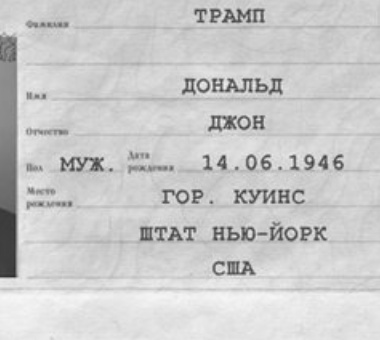
#> input picture task_3_color_normalization_example.jpg, 380 x 340 px; its folder holds only this picture in this run
$ python -i rupasportread.py   (imports and definitions only)   (older library calls are emulated)
#> lines starting #> are read from the running program, lines starting #| are printed output that depends on the picture; after the words box and inside, x2 and y2 are one past the last pixel; in counts of white or black regions, pixels touching at a corner belong together
import imutils
from imutils.contours import sort_contours
import numpy as np
import pytesseract
import sys
import cv2
import re


rus = ['А','Б','В','Г','Д','Е','Ё','Ж','З','И','Й','К','Л','М','Н','О','П','Р','С','Т','У','Ф','Х','Ц','Ч','Ш','Щ','Ъ','Ы','Ь','Э','Ю','Я']
eng = ['A','B','V','G','D','E','2','J','Z','I','Q','K','L','M','N','O','P','R','S','T','U','F','H','C','3','4','W','X','Y','9','6','7','8']


def resize(img):
#     загрузка изображения
#> called with img = 'task_3_color_normalization_example.jpg'
    img = cv2.imread(img)
#> img is the input picture: shape (340, 380, 3); min 46, max 247, mean 202.3
#     изменение размеров
    final_wide = 1200
    r = float(final_wide) / img.shape[1]
#> r = 3.16
    dim = (final_wide, int(img.shape[0] * r))
#> dim = (1200, 1073)
    img = cv2.resize(img, dim, interpolation = cv2.INTER_AREA)
#> img: shape (1073, 1200, 3)
#     фильтры ( оттенки серого, размытие по Гауссу, пороговая обработка)
    gray = cv2.cvtColor(img, cv2.COLOR_BGR2GRAY)
    blur = cv2.GaussianBlur(gray, (3,3), 0)
    thresh = cv2.threshold(blur, 0, 255, cv2.THRESH_BINARY+cv2.THRESH_OTSU)[1]
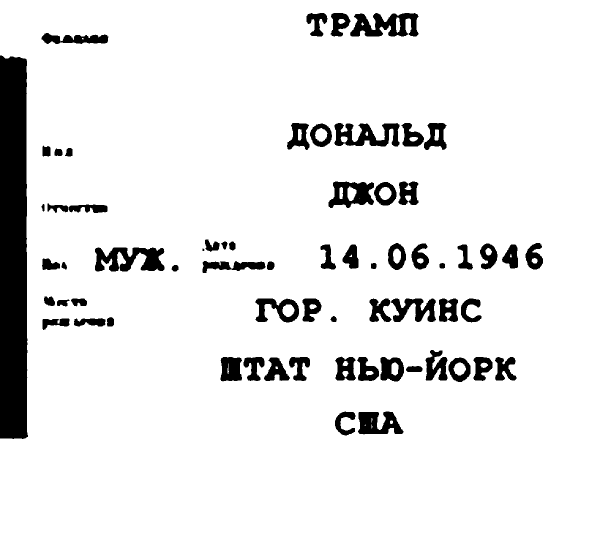
#> thresh: shape (1073, 1200) (shown at 1/2 size); 91.2% white; 66 black regions (1 under 20 px), largest, box (x1, y1, x2, y2) and area: (0, 111, 56, 878) 40894, (190, 495, 329, 543) 4358, (700, 26, 837, 73) 4104
    #thresh = cv2.threshold(gray, 0, 255, cv2.THRESH_BINARY_INV+cv2.THRESH_OTSU)[1]
    kernel = np.ones((7,7), np.uint8)
#     морфология изображения (открытие и закрытие изображения)
    morph = cv2.morphologyEx(thresh, cv2.MORPH_OPEN, kernel)
#> morph: shape (1073, 1200); 90.9% white; 42 black regions, largest, box (x1, y1, x2, y2) and area: (0, 111, 56, 878) 40903, (669, 246, 893, 300) 6598, (657, 363, 837, 416) 5827
    morph = cv2.morphologyEx(morph, cv2.MORPH_CLOSE, kernel)
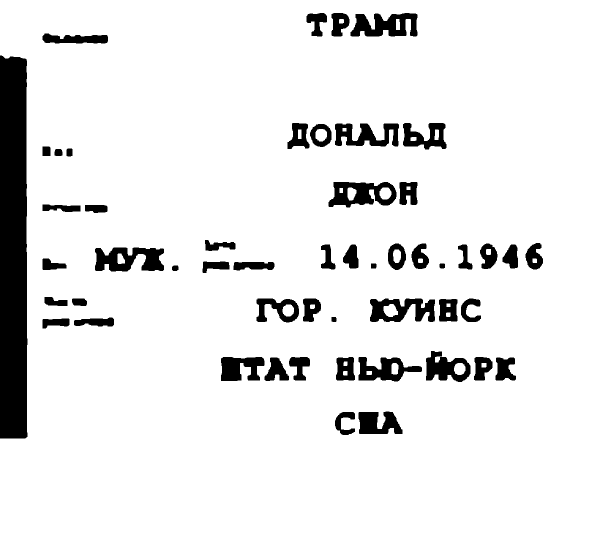
#> morph: shape (1073, 1200) (shown at 1/2 size); 91% white; 52 black regions
#     поиск контуров (извлечение внешних контуров, получение только 2х основных точек)
    contours = cv2.findContours(morph, cv2.RETR_EXTERNAL, cv2.CHAIN_APPROX_SIMPLE)
#> contours = 1 contour; box (x1, y1, x2, y2) and area: (0, 0, 1200, 1073) 1244399
    contours = contours[0] if len(contours) == 2 else contours[1]
    area_thresh = 0
    for c in contours:
        area = cv2.contourArea(c)
        if area > area_thresh:
            area_thresh = area
            big_contour = c
#> this loop made 1 pass
#> (area, area_thresh) on pass 1: (1244399, 1244399)
#> after the loop, area_thresh = 1244399; big_contour = contour of 62 points, box (x1, y1, x2, y2) (0, 0, 1200, 1073), area 1244399
    page = np.zeros_like(img)
#     отрисовка контуров
    cv2.drawContours(page, [big_contour], 0, (255,255,255), -1)
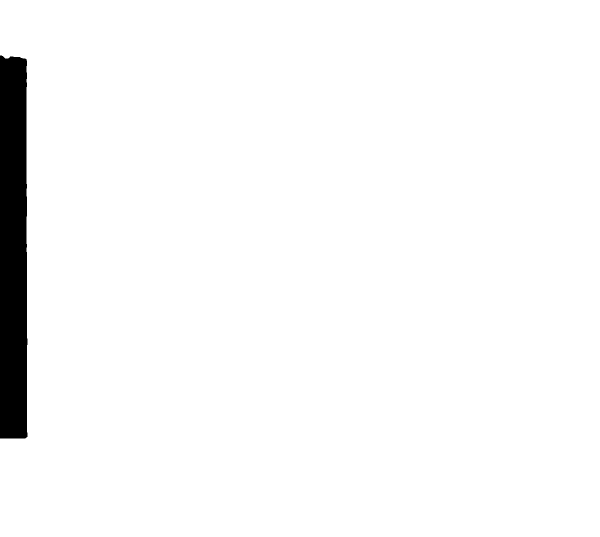
#> page: shape (1073, 1200, 3) (shown at 1/2 size); 96.8% white; 1 black region, box (x1, y1, x2, y2) and area: (0, 111, 55, 877) 40880
    peri = cv2.arcLength(big_contour, True)
#> peri = 4654.1
    corners = cv2.approxPolyDP(big_contour, 0.04 * peri, True)
#> corners = [[0, 0], [0, 1072], [1199, 1072], [1199, 0]]
    global polygon
    polygon = img.copy()
    cv2.polylines(polygon, [corners], True, (0,0,255), 1, cv2.LINE_AA)
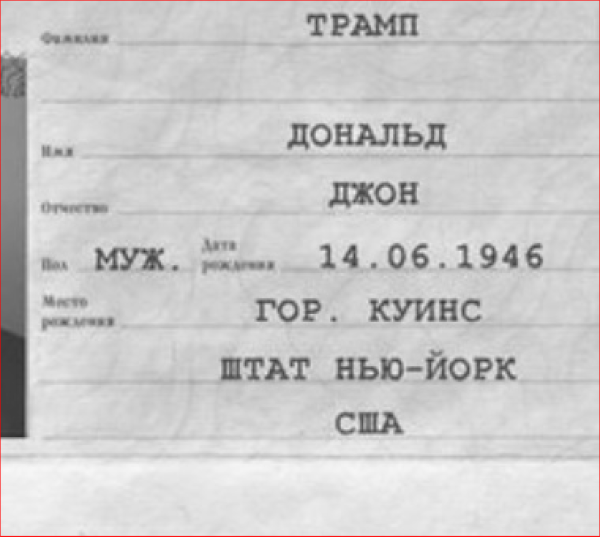
#> polygon: shape (1073, 1200, 3) (shown at 1/2 size); mean B, G, R 201.5, 201.5, 202.5
    yarr = list()
    xarr = list()
    nr = np.empty((0,2), dtype="int32")
    for a in corners:
        for b in a:
            nr = np.vstack([nr, b])
#> this loop made 4 passes
    for i in nr:
        yarr.append(i[0])
        xarr.append(i[1])
    x = min(yarr)
    pX = max(yarr)
    y = min(xarr)
    pY = max(xarr)
    global photo
    photo = img[y:pY, x:pX]
    cv2.waitKey(0)
    return photo


def pasp_read(photo):
    image = photo
    gray = cv2.cvtColor(image, cv2.COLOR_BGR2GRAY)
#> gray: shape (1072, 1199)
    (H, W) = gray.shape
#> H = 1072; W = 1199
    rectKernel = cv2.getStructuringElement(cv2.MORPH_RECT, (25, 7))
    sqKernel = cv2.getStructuringElement(cv2.MORPH_RECT, (21, 21))
    gray = cv2.GaussianBlur(gray, (3, 3), 0)
    blackhat = cv2.morphologyEx(gray, cv2.MORPH_BLACKHAT, rectKernel)
    grad = cv2.Sobel(blackhat, ddepth=cv2.CV_32F, dx=1, dy=0, ksize=-1)
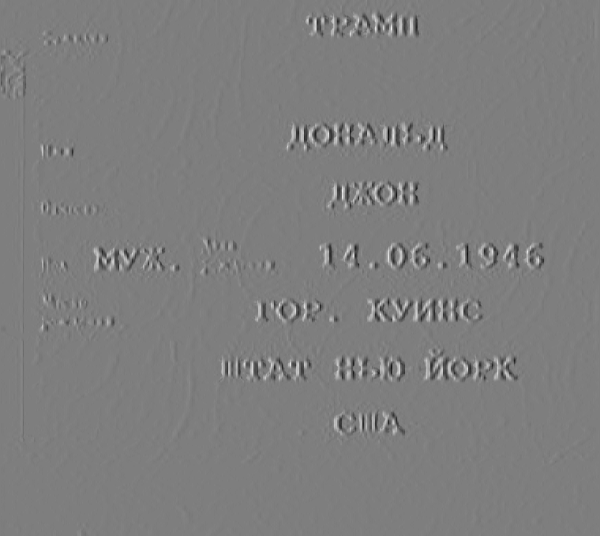
#> grad: shape (1072, 1199) float32 (shown at 1/2 size); min -999, max 1018, mean 0; drawn with min black and max white
    grad = np.absolute(grad)
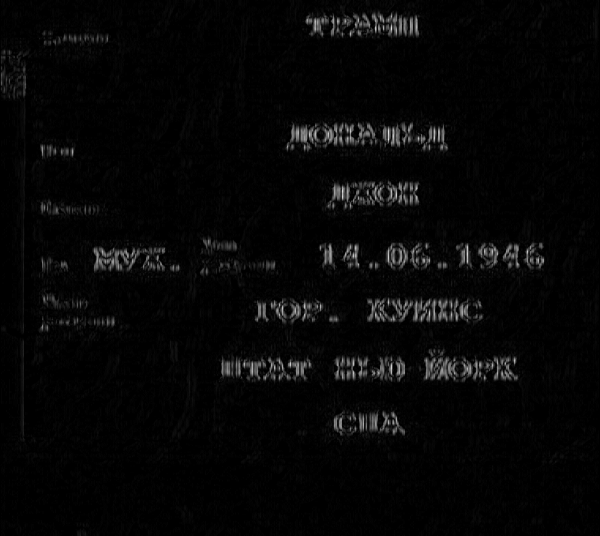
#> grad: shape (1072, 1199) float32 (shown at 1/2 size); min 0, max 1018, mean 26; drawn with min black and max white
    (minVal, maxVal) = (np.min(grad), np.max(grad))
#> minVal = 0; maxVal = 1018
    grad = (grad - minVal) / (maxVal - minVal)
    grad = (grad * 255).astype("uint8")
    grad = cv2.morphologyEx(grad, cv2.MORPH_CLOSE, rectKernel)
    thresh = cv2.threshold(grad, 0, 255, cv2.THRESH_BINARY | cv2.THRESH_OTSU)[1]
#> thresh: shape (1072, 1199); 6.9% white; 33 white regions (3 under 20 px), largest, box (x1, y1, x2, y2) and area: (573, 246, 895, 302) 12476, (735, 596, 964, 644) 9093, (612, 25, 838, 73) 7989
    thresh = cv2.morphologyEx(thresh, cv2.MORPH_CLOSE, sqKernel)
#> thresh: shape (1072, 1199); 7.2% white; 30 white regions (1 under 20 px), largest, box (x1, y1, x2, y2) and area: (573, 246, 895, 302) 12536, (735, 596, 964, 644) 9450, (612, 25, 838, 73) 8331
    thresh = cv2.erode(thresh, None, iterations=2)
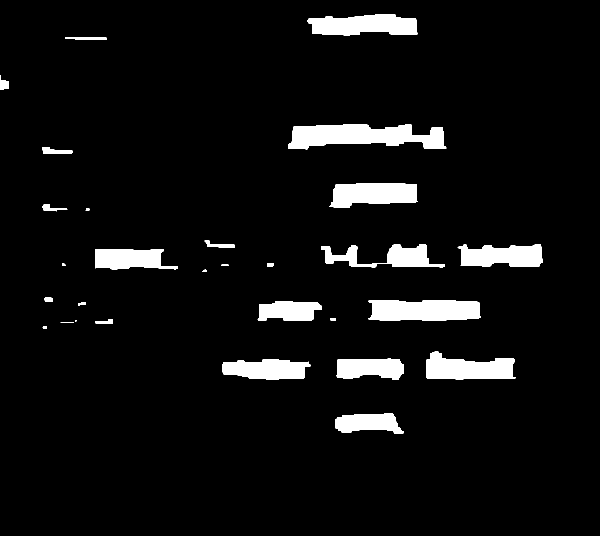
#> thresh: shape (1072, 1199) (shown at 1/2 size); 6% white; 29 white regions (1 under 20 px)
    cnts = cv2.findContours(thresh.copy(), cv2.RETR_EXTERNAL, cv2.CHAIN_APPROX_SIMPLE)
#> cnts = 29 contours, 3 with area under 20; largest, box (x1, y1, x2, y2) and area: (576, 249, 893, 299) 10466, (737, 600, 962, 642) 8044, (614, 29, 835, 71) 6940, (853, 703, 1032, 759) 6676, (658, 366, 835, 415) 6558
    cnts = imutils.grab_contours(cnts)
    cnts = sort_contours(cnts, method="bottom-to-top")[0]
    mrzBox = None
    for c in cnts:
        (x, y, w, h) = cv2.boundingRect(c)
        percentWidth = w / float(W)
        percentHeight = h / float(H)
        if percentWidth > 0.29 and percentHeight > 0.005:
            mrzBox = (x, y, w, h)
            break
#> this loop made 29 passes
#> (x, y, w, h, percentWidth, percentHeight) on passes 1, 2, 3, 4, 5, 6, 8, 9, 10, 11, 12, 13: (670, 826, 137, 41, 0.114, 0.0382), (445, 718, 176, 41, 0.147, 0.0382), (673, 717, 135, 42, 0.113, 0.0392), (853, 703, 179, 56, 0.149, 0.0522), (85, 653, 9, 5, 0.00751, 0.00466), (121, 644, 26, 2, 0.0217, 0.00187), (191, 639, 35, 9, 0.0292, 0.0084), (661, 636, 11, 5, 0.00917, 0.00466), (156, 605, 16, 7, 0.0133, 0.00653), (515, 603, 128, 39, 0.107, 0.0364), (737, 600, 225, 42, 0.188, 0.0392), (89, 595, 17, 8, 0.0142, 0.00746)
#> (c, x, y, w, h, percentWidth, percentHeight) on passes 7, 15: ([[150, 641], [150, 642], [152, 642], [153, 641]], 150, 641, 4, 2, 0.00334, 0.00187), ([[443, 529], [443, 531], [456, 531], [456, 529]], 443, 529, 14, 3, 0.0117, 0.0028)
    if mrzBox is None:
        print("[INFO] MRZ could not be found")
        sys.exit(0)
#> (the program exits here)
